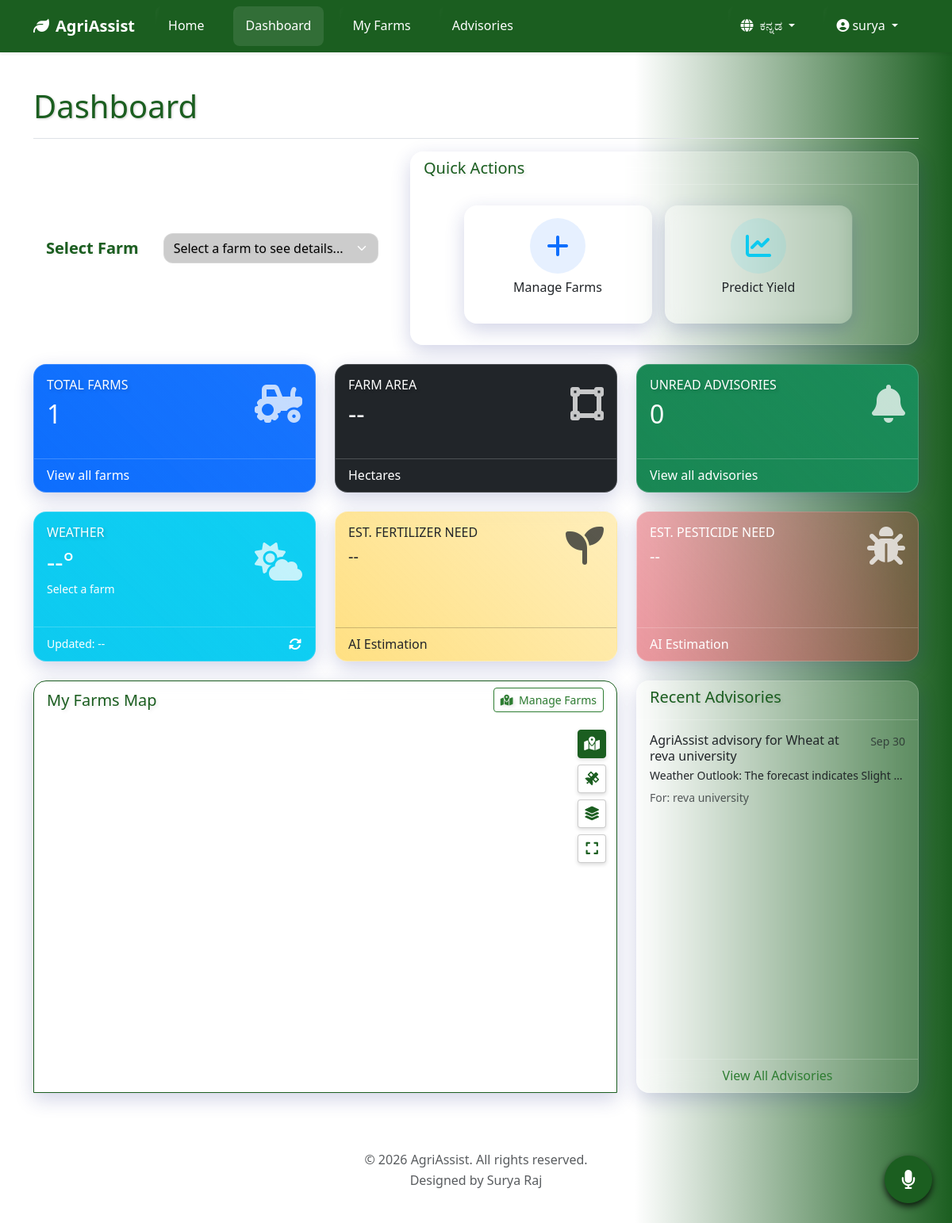
The page /dashboard (signed in) on the database as committed earlier.
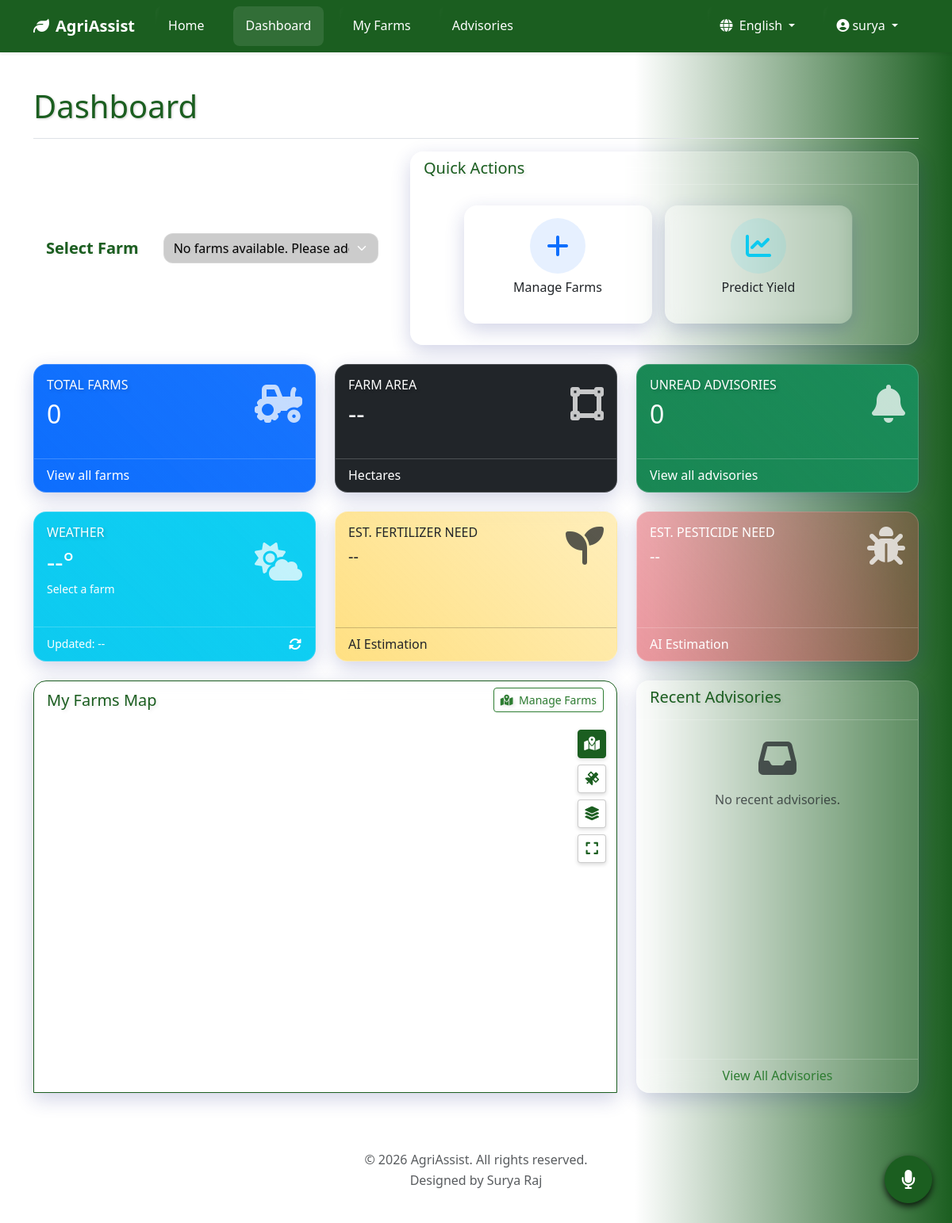
The same page on the database as committed later.
### app.py (models this page shows, shortened)
class User(db.Model, UserMixin):
    id = db.Column(db.Integer, primary_key=True)
    username = db.Column(db.String(64), unique=True, nullable=False, index=True)
    first_name = db.Column(db.String(50), nullable=False)
    last_name = db.Column(db.String(50), nullable=False)
    email = db.Column(db.String(120), unique=True, nullable=False, index=True)
    phone = db.Column(db.String(20), nullable=True)
    password_hash = db.Column(db.String(128), nullable=False)
    language = db.Column(db.String(10), default='en')
    created_at = db.Column(db.DateTime, default=datetime.utcnow)
    last_login = db.Column(db.DateTime, nullable=True)
    is_verified = db.Column(db.Boolean, nullable=False, default=False)
    farms = db.relationship('Farm', backref='owner', lazy=True, cascade='all, delete-orphan')

class Advisory(db.Model):
    id = db.Column(db.Integer, primary_key=True)
    title = db.Column(db.String(200), nullable=False)
    content = db.Column(db.Text, nullable=False)
    priority = db.Column(db.String(50), nullable=False, default='Medium')
    created_at = db.Column(db.DateTime, default=datetime.utcnow)
    farm_id = db.Column(db.Integer, db.ForeignKey('farm.id'), nullable=False)
    is_read = db.Column(db.Boolean, default=False)

class Farm(db.Model):
    id = db.Column(db.Integer, primary_key=True)
    name = db.Column(db.String(100), nullable=False)
    location = db.Column(db.String(200), nullable=False)
    latitude = db.Column(db.Float, nullable=False)
    longitude = db.Column(db.Float, nullable=False)
    area_hectares = db.Column(db.Float, nullable=True)
    area_geojson = db.Column(db.Text, nullable=True)
    created_at = db.Column(db.DateTime, default=datetime.utcnow)
    user_id = db.Column(db.Integer, db.ForeignKey('user.id'), nullable=False)
    advisories = db.relationship('Advisory', backref='farm', lazy=True, cascade='all, delete-orphan')

### app.py (the view)
@app.route('/dashboard')
@login_required
def dashboard():
    all_user_farms = current_user.farms
    user_farms = [f for f in all_user_farms if f.latitude is not None and f.longitude is not None]
    farms_data = [{
        'id': f.id, 'name': f.name, 'location': f.location, 'latitude': f.latitude,
        'longitude': f.longitude, 'area_geojson': f.area_geojson,
        'area_hectares': f.area_hectares
    } for f in user_farms]
    recent_advisories = Advisory.query.filter(Advisory.farm_id.in_([f.id for f in user_farms])).order_by(Advisory.created_at.desc()).limit(5).all()
    crop_options_translated = [(crop, _(crop)) for crop in CROP_OPTIONS]
    season_options_translated = [(season, _(season)) for season in SEASON_OPTIONS]
    state_options_translated = [(state, _(state)) for state in STATE_OPTIONS]
    crop_stages_options_translated = [(stage, _(stage)) for stage in CROP_STAGE_OPTIONS]
    soil_types_options_translated = [(soil, _(soil)) for soil in SOIL_TYPE_OPTIONS]
    return render_template(
        'dashboard.html', title=_('Dashboard'), farms=user_farms,
        farms_data=farms_data, recent_advisories=recent_advisories,
        crop_options=crop_options_translated,
        season_options=season_options_translated,
        state_options=state_options_translated,
        crop_stages=crop_stages_options_translated,
        soil_types=soil_types_options_translated,
        google_maps_api_key=app.config.get('GOOGLE_MAPS_API_KEY')
    )

### app.py (called while the page is built)
@login_manager.user_loader
def load_user(user_id): return User.query.get(int(user_id))

def get_locale():
    if current_user.is_authenticated and current_user.language:
        return current_user.language
    if 'language' in session and session['language'] in app.config['LANGUAGES']:
        return session['language']
    return request.accept_languages.best_match(list(app.config['LANGUAGES'].keys()))

@app.before_request
def before_request():
    session.permanent = True
    app.permanent_session_lifetime = timedelta(minutes=60) # Increased to 60 mins
    session.modified = True
    g.language = get_locale()

@app.context_processor
def inject_globals():
    return {
        'now': datetime.utcnow,
        'get_locale': get_locale,
        'LANGUAGES': app.config['LANGUAGES']
    }

### templates/dashboard.html (shortened to what the changed rows need)
{% extends "base.html" %}
{% block content %}
<div class="container py-4">
    <div class="d-flex justify-content-between flex-wrap flex-md-nowrap align-items-center pt-3 pb-2 mb-3 border-bottom">
        <h1 style="text-shadow: 1px 1px 3px rgba(0,0,0,0.2); color: #1B5E20;">{{ _('Dashboard') }}</h1>
    </div>
    <div class="row mb-4">
        <div class="col-lg-5 mb-4 mb-lg-0">
            <div class="card h-100 select-farm-card">
                <div class="card-body d-flex align-items-center">
                    <div class="w-100">
                        <div class="row align-items-center">
                            <div class="col-md-8">
                                <select class="form-select" id="farmSelect">
                                    {% if farms %}
                                        <option value="" selected disabled>{{ _('Select a farm to see details...') }}</option>
                                    {% else %}
                                        <option value="" disabled selected>{{ _('No farms available. Please add a farm first.') }}</option>
                                    {% endif %}
                                </select>
                            </div>
                        </div>
                    </div>
                </div>
            </div>
        </div>
    </div>
    <div class="row">
        <div class="col-lg-4 col-md-6 mb-4">
            <div class="card bg-primary text-white h-100">
                <div class="card-body">
                    <div class="d-flex justify-content-between align-items-center">
                        <div>
                            <h6 class="card-title text-uppercase mb-0" style="text-shadow: 2px 2px 4px rgba(0, 0, 0, 0.2);">{{ _('Total Farms') }}</h6>
                            <h2 class="mt-2 mb-0">{{ farms|length }}</h2>
                        </div>
                    </div>
                </div>
            </div>
        </div>
        <div class="col-lg-4 col-md-6 mb-4">
            <div class="card bg-dark text-white h-100">
                <div class="card-body">
                    <div class="d-flex justify-content-between align-items-center">
                        <div>
                            <h2 class="mt-2 mb-0" id="farmAreaDisplay">--</h2>
                        </div>
                    </div>
                </div>
            </div>
        </div>
        <div class="col-lg-4 col-md-6 mb-4">
            <div class="card bg-success text-white h-100">
                <div class="card-body">
                    <div class="d-flex justify-content-between align-items-center">
                        <div>
                            <h6 class="card-title text-uppercase mb-2" style="text-shadow: 2px 2px 4px rgba(0, 0, 0, 0.2);">{{ _('Unread Advisories') }}</h6>
                            <h2 class="mb-0" id="unreadAdvisoriesCount">
                                {% if recent_advisories %}{{ recent_advisories|selectattr('is_read', 'equalto', false)|list|length }}{% else %}0{% endif %}
                            </h2>
                        </div>
                    </div>
                </div>
            </div>
        </div>
        <div class="col-lg-4 col-md-6 mb-4">
            <div id="weather-card" class="card bg-info text-white h-100">
                <div class="card-body">
                    <div class="d-flex justify-content-between align-items-center">
                        <div>
                            <h2 class="mb-1 weather-temp">--°</h2>
                        </div>
                    </div>
                </div>
            </div>
        </div>
    </div>
    <div class="row">
        <div class="col-lg-4 mb-4">
            <div class="card h-100">
                <div class="card-body p-0">
                    {% if recent_advisories %}
                    <div class="list-group list-group-flush">
                        {% for advisory in recent_advisories %}
                        <div id="advisory-item-{{ advisory.id }}" class="list-group-item list-group-item-action d-flex gap-3 py-3" style="background: transparent;">
                            <div class="flex-grow-1" style="min-width: 0;">
                                <a href="javascript:void(0);"
                                   class="text-decoration-none text-reset stretched-link"
                                   data-bs-toggle="modal" data-bs-target="#advisoryDetailModal"
                                   data-title="{{ advisory.title }}"
                                   data-content="{{ advisory.content }}"
                                   data-farm="{{ advisory.farm.name }}"
                                   data-priority="{{ advisory.priority }}"
                                   data-date="{{ advisory.created_at.isoformat() }}">
                                    <div class="d-flex w-100 justify-content-between">
                                        <h6 class="mb-1 advisory-title {% if not advisory.is_read %}fw-bold{% endif %}">{{ advisory.title }}</h6>
                                        <small class="text-muted text-nowrap ps-2">{{ advisory.created_at.strftime('%b %d') }}</small>
                                    </div>
                                    <p class="mb-1 text-truncate small">{{ advisory.content }}</p>
                                    <small class="text-muted">{{ _('For:') }} {{ advisory.farm.name }}</small>
                                </a>
                            </div>
                        </div>
                        {% endfor %}
                    </div>
                    {% else %}
                    <div class="text-center p-4">
                        <i class="fas fa-inbox fa-3x text-muted mb-3"></i>
                        <p class="text-muted">{{ _('No recent advisories.') }}</p>
                    </div>
                    {% endif %}
                </div>
            </div>
        </div>
    </div>
</div>
{% endblock %}
{% block extra_js %}
<link rel="stylesheet" href="https://cdn.jsdelivr.net/npm/ol@latest/ol.css">
{% endblock %}

### templates/base.html (shortened to what this page needs)
<!DOCTYPE html>
<html lang="{{ get_locale() }}">
<head>
    <link href="https://cdn.jsdelivr.net/npm/bootstrap@5.3.2/dist/css/bootstrap.min.css" rel="stylesheet">
    <link rel="stylesheet" href="https://cdnjs.cloudflare.com/ajax/libs/font-awesome/6.4.2/css/all.min.css">
    <link rel="stylesheet" href="https://cdn.jsdelivr.net/npm/ol@v8.1.0/ol.css">
    <link rel="stylesheet" href="{{ url_for('static', filename='css/style.css') }}">
</head>
<body>
    <header>
        <nav class="navbar navbar-expand-lg navbar-dark shadow-sm fixed-top navbar-glassy" style="background-color: #1B5E20;">
            <div class="container">
                <a class="navbar-brand fw-bold" href="{{ url_for('home') }}">
                    <i class="fas fa-leaf me-2"></i>{{ _('AgriAssist') }}
                </a>
                <div class="collapse navbar-collapse" id="navbarNav">
                    <ul class="navbar-nav me-auto mb-2 mb-lg-0">
                        <li class="nav-item">
                            <a class="nav-link {% if request.endpoint == 'home' %}active{% endif %}" href="{{ url_for('home') }}">{{ _('Home') }}</a>
                        </li>
                        {% if current_user.is_authenticated %}
                        <li class="nav-item">
                            <a class="nav-link {% if request.endpoint == 'dashboard' %}active{% endif %}" href="{{ url_for('dashboard') }}">{{ _('Dashboard') }}</a>
                        </li>
                        <li class="nav-item">
                            <a class="nav-link {% if request.endpoint == 'farms' %}active{% endif %}" href="{{ url_for('farms') }}">{{ _('My Farms') }}</a>
                        </li>
                        <li class="nav-item">
                            <a class="nav-link {% if request.endpoint == 'advisories' %}active{% endif %}" href="{{ url_for('advisories') }}">{{ _('Advisories') }}</a>
                        </li>
                        {% endif %}
                    </ul>
                    <ul class="navbar-nav ms-auto">
                        <li class="nav-item dropdown">
                            <a class="nav-link dropdown-toggle" href="#" id="languageDropdown" role="button" data-bs-toggle="dropdown" aria-expanded="false">
                                <i class="fas fa-globe me-1"></i> {{ LANGUAGES[get_locale()] }}
                            </a>
                        </li>
                        {% if current_user.is_authenticated %}
                        <li class="nav-item dropdown">
                             <a class="nav-link dropdown-toggle" href="#" id="userDropdown" role="button" data-bs-toggle="dropdown" aria-expanded="false">
                                <i class="fas fa-user-circle me-1"></i>{{ current_user.username }}
                            </a>
                        </li>
                        {% endif %}
                    </ul>
                </div>
            </div>
        </nav>
    </header>
    <main role="main">
        {% block content %}{% endblock %}
        {% if current_user.is_authenticated %}
            <button id="voice-assistant-btn" class="btn btn-success"
                    title="{{ _('Voice Assistant') }}"
                    data-lang="{{ get_locale() }}"
                    data-url-command-processor="{{ url_for('process_voice_command') }}"
                    data-speak-listening="{{ _('Listening...') }}"
                    data-speak-error="{{ _('Sorry, an error occurred. Please try again.') }}">
                <i class="fas fa-microphone"></i>
            </button>
        {% endif %}
    </main>
    <footer class="bg-transparent text-center text-lg-start mt-auto py-4">
        <div class="container">
            <p class="text-center text-muted">&copy; 2026 {{ _('AgriAssist') }}. {{ _('All rights reserved.') }} <br>{{ _('Designed by Surya Raj') }}</p>
        </div>
    </footer>
    {% block extra_js %}{% endblock %}
</body>
</html>

Rows that differ between the two databases and show on the page:
removed Advisory: title "AgriAssist advisory for Wheat at reva university", created_at "Sep 30", content "Weather Outlook: The forecast indicates Slight…", farm.name "reva university"
changed User "surya": language "ಕನ್ನಡ" → "English"
Other text that changed with them:
form field value: "Select a farm to see details..." → "No farms available. Please add a farm first."
{{ farms|length }}: "1" → "0"
{{ recent_advisories|selectattr('is_read', 'equalto', false)|list|length }}: "0" → (not shown)
text now shown: "0 No recent advisories."
